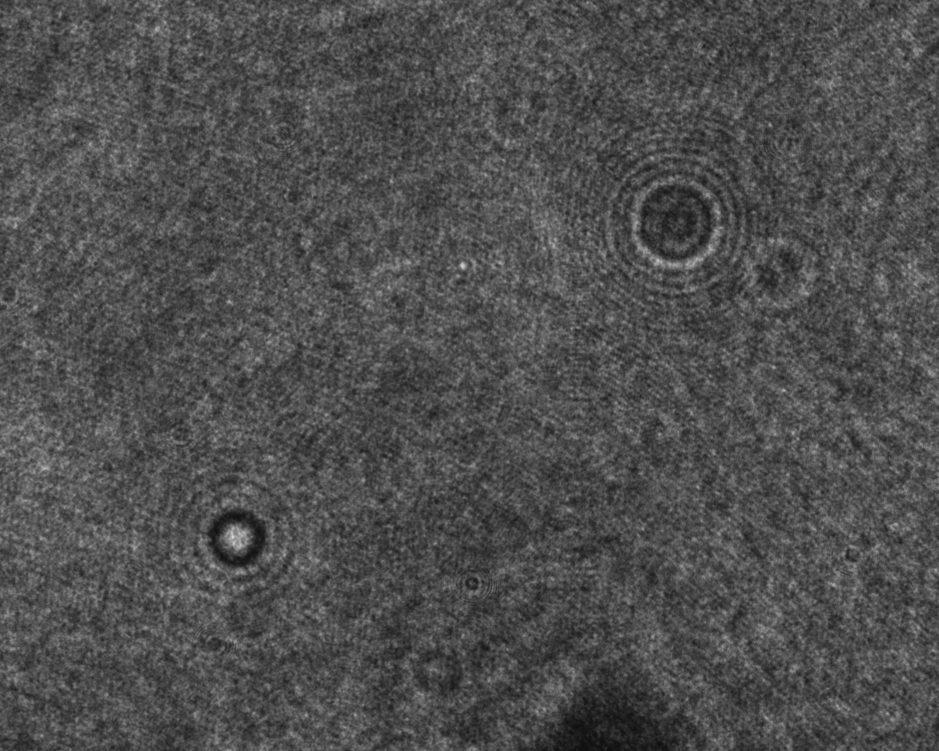
#> input picture docs/tutorials/sample.png, 939 x 751 px, shrunk from 1280 x 1024 before the run
$ jupyter execute --allow-errors SingleFrame.ipynb   (shell and % lines are left out)
#> lines starting #> are read from the running program, lines starting #| are printed output that depends on the picture
# Fitting a single frame

Here we extract a normalized hologram of a colloidal sphere from unnormalized
experimental microscopy data, find the sphere, and fit its hologram to the
Lorenz-Mie theory. Along the way we meet the steps that a **Frame** carries out
for you.

[cell 1]
import cv2
import matplotlib.pyplot as plt
from matplotlib.patches import Rectangle
import numpy as np
import pandas as pd

from pylorenzmie.analysis import Feature, Frame, Hologram, Localizer
from pylorenzmie.theory import Instrument
from pylorenzmie.utilities import Normalizer

pd.set_option('display.precision', 3)
plt.rcParams['figure.dpi'] = 72

## Extracting a normalized frame

To normalize an image we need the raw data, a background image recorded without
the sample, and the formula

$$\frac{I_{\rm image} - {\rm dc}}{I_{\rm background} - {\rm dc}},$$

where $I$ is the measured intensity and dc is the camera's dark count, the value
that it reports with no light. Both images are PNG files. OpenCV reads them as
integer arrays, so we convert them to floating point first.

[cell 2]
image = cv2.imread('sample.png', cv2.IMREAD_GRAYSCALE).astype(float)
#> image: shape (751, 939) float64; min 16, max 215, mean 78.4
background = cv2.imread('background.png', cv2.IMREAD_GRAYSCALE).astype(float)
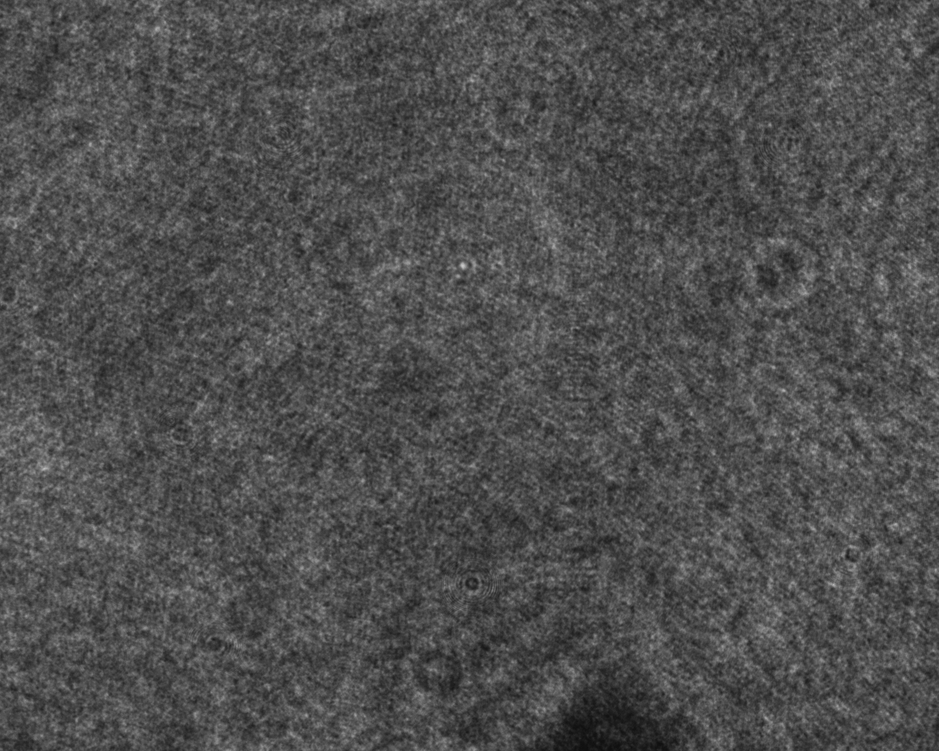
#> input picture docs/tutorials/background.png, 939 x 751 px, shrunk from 1280 x 1024 before the run
#> background: shape (751, 939) float64; min 15, max 202, mean 78.4
dark_count = 13        # the camera's dark count

fig, axes = plt.subplots(ncols=2, figsize=(10, 4), constrained_layout=True)
for ax, data, title in zip(axes, (image, background), ('raw image', 'background')):
    ax.imshow(data, cmap='gray')
    ax.set_title(title)
    ax.axis('off')
#> this loop made 2 passes
#> title on passes 1 to 2: 'raw image', 'background'
plt.show()
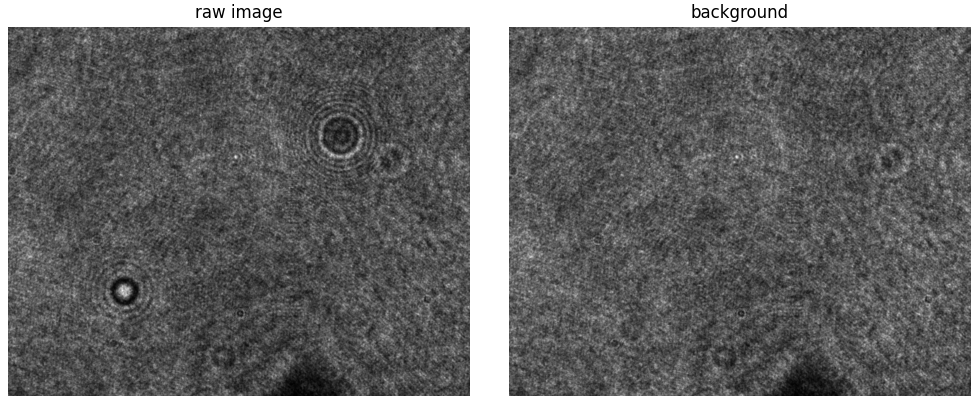
#> figure drawn by matplotlib, 2 panels

The raw image has an average value of about 78 counts, far from 1. A
**Normalizer** divides an image by a background. Its `'reference'` method divides
by a recorded background image, here with the dark count subtracted from both.

#> (a cell that did not finish here is left out)

The mean of a normalized frame should be close to 1. That is essential for
least-squares fitting and for the detection algorithm. If you have no
background image, `Normalizer(method='median')` divides by the median of the image,
and `Normalizer(method='filter')` estimates the background with a large median
filter.

## Finding the holographic features

A **Localizer** finds the features. It enhances the ring-like patterns of
holograms with a circle transform and then locates the centers of the bright
spots with `trackpy`. It returns a table with the center of each feature and a
bounding box around it. Detection can be tuned to a specific image. The most
important parameter is the nominal `diameter` of a feature, in pixels.

[cell 4]
def show(norm, features, ax, **style):
    ax.imshow(norm, cmap='gray', vmin=0.4, vmax=1.6)
    for bbox in features.bbox:
        ax.add_patch(Rectangle(*bbox, fill=False, lw=2, **style))
    ax.scatter(features.x_p, features.y_p, c=style['ec'], s=14)
    ax.axis('off')


fig, axes = plt.subplots(ncols=2, figsize=(11, 4.5), constrained_layout=True)
#> (the rest of this cell did not finish here and is left out)

There are two spheres in this frame. With the default diameter of 31 pixels the
upper-right sphere is found twice, once at its center and once at an
offset. A diameter of 51 pixels removes the duplicate. We keep that value. (When
the candidates need more care, `localize()` passes extra keyword arguments such as `minmass` on to
`trackpy.locate`.)

#> (a cell that did not finish here is left out)

## The bounding box

Each bounding box is `((x0, y0), width, height)`. Its size is set by `nfringes`,
the number of interference fringes, a bright and a dark ring each, that it
encloses. The box is clipped to the image. Larger boxes contain more of the
signal, and give the fit more information, but also more of the neighbors' and
of the noise.

[cell 6]
fig, axes = plt.subplots(ncols=3, figsize=(13, 4), constrained_layout=True)
#> (the rest of this cell did not finish here and is left out)

## Fitting a feature

We crop the frame to the bounding box of one of the features. A **Hologram**
keeps track of the pixel coordinates of the full frame, so the cropped
hologram knows where it came from. We start with the sphere at the lower left.

[cell 7]
def crop_feature(index):
    (x0, y0), width, height = features.bbox.iloc[index]
    return Hologram(norm)[y0:y0 + height, x0:x0 + width]


#> (the rest of this cell did not finish here and is left out)

A **Feature** pairs the crop with a model of the instrument and the sphere.
We tell it about the microscope. The sphere's properties are unknown, so we
ask the feature's estimator to search for starting values, and then ask the
optimizer to refine them. The search is random, so we fix its seed to get the
same answer every time.

#> (a cell that did not finish here is left out)

The fit reproduces the structure of the recorded hologram. The residuals show
what the model could not explain.

[cell 9]
def present(feature):
    fig, axes = plt.subplots(ncols=3, figsize=(11, 3.8), constrained_layout=True)
    style = dict(cmap='gray', vmin=0.4, vmax=1.6, interpolation='none')
    axes[0].imshow(feature.data, **style)
    axes[0].set_title('data')
    axes[1].imshow(feature.predicted(), **style)
    axes[1].set_title('fit')
    axes[2].imshow(feature.residuals(), cmap='RdBu', vmin=-0.5, vmax=0.5,
                   interpolation='none')
    axes[2].set_title('residuals')
    for ax in axes:
        ax.axis('off')
    plt.show()


#> (the rest of this cell did not finish here and is left out)

## A harder feature

The sphere at the upper right is harder. The estimator searches the whole range
of radii, indices and depths that it is allowed, from air bubbles to
high-index particles and from the focal plane to far above it, using a small
random sample of the pixels. Several very different particles can produce
similar fringes, and the search can settle on the wrong one.

#> (a cell that did not finish here is left out)

hard.model.instrument = instrument
hard.mask.fraction = 0.2
hard.estimator.seed = 1

hard.estimate()
result = hard.optimize()
print(result[['z_p', 'a_p', 'n_p', 'redchi']].round(3).to_string())
present(hard)

The fit is poor: the reduced chi-squared is far above 1, the residuals show
structure, and the refractive index of 2.7 is higher than that of
almost any material that makes colloidal spheres. With a different seed the
search ends elsewhere. There are two remedies, and they work best together.

1. **Prior knowledge.** We know that this sample contains polymer or silica
   spheres in water, with radii of order 1 µm, a few hundred pixels
   from the focal plane. Restricting the search to those ranges excludes the
   wrong solutions.
2. **A robust loss.** Pixels that the model cannot explain, such as dust and
   the fringes of other particles, then have less influence on the fit.

#> (a cell that did not finish here is left out)
